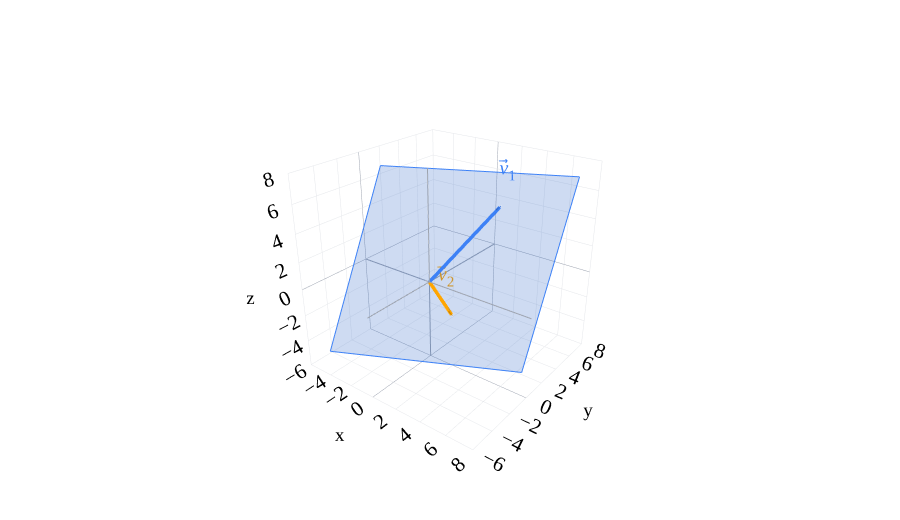

Source (notebook cell):
### Markdown cell above
---

## Planes as spans

To fill a plane through the origin, we need two nonzero vectors that are not scalar multiples of each other. We'll call these two vectors **independent**: neither direction can be obtained by scaling the other.

For example, let

$$\vec v_1=\begin{bmatrix}3\\4\\5\end{bmatrix},\qquad
\vec v_2=\begin{bmatrix}2\\0\\-2\end{bmatrix}.$$

These vectors are independent: every multiple of $\vec v_2$ has a second entry of $0$, while $\vec v_1$ has a second entry of $4$. So, there's no number we can multiply $\vec v_2$ by to get $\vec v_1$.

Notice that we're asking for less than we did in [Chapter 2.2](02-02.ipynb). Our vectors don't need to have length one, and they don't need to be perpendicular. We just need two independent directions in the plane.

### Code cell
fig=base3()
plane3(fig,(1,-2,1))
vec3(fig,(3,4,5),'<i>v</i>⃗<sub>1</sub>',BLUE)
vec3(fig,(2,0,-2),'<i>v</i>⃗<sub>2</sub>',ORANGE,offset=(-0.8,0.2,0.4))
fig.show()

### Figure 1 — Plotly figure (JSON) as saved in the notebook; plotly's stock layout.template omitted (floating-point values rounded to 4 significant figures)
{"data": [{"hoverinfo": "skip", "line": {"color": "#9ca3af", "dash": "solid", "width": 2}, "mode": "lines", "showlegend": false, "type": "scatter3d", "x": [-6.0, 8.0], "y": [-0.0, 0.0], "z": [-0.0, 0.0]}, {"hoverinfo": "skip", "line": {"color": "#9ca3af", "dash": "solid", "width": 2}, "mode": "lines", "showlegend": false, "type": "scatter3d", "x": [-0.0, 0.0], "y": [-6.0, 8.0], "z": [-0.0, 0.0]}, {"hoverinfo": "skip", "line": {"color": "#9ca3af", "dash": "solid", "width": 2}, "mode": "lines", "showlegend": false, "type": "scatter3d", "x": [-0.0, 0.0], "y": [-0.0, 0.0], "z": [-6.0, 8.0]}, {"colorscale": [[0, "#3d81f6"], [1, "#3d81f6"]], "hoverinfo": "skip", "opacity": 0.24, "showscale": false, "type": "surface", "x": [[-5.0, 7.0], [-5.0, 7.0]], "y": [[-5.0, 1.0], [1.0, 7.0]], "z": [[-5.0, -5.0], [7.0, 7.0]]}, {"hoverinfo": "skip", "line": {"color": "#3d81f6", "dash": "solid", "width": 2}, "mode": "lines", "showlegend": false, "type": "scatter3d", "x": [-5.0, 7.0], "y": [-5.0, 1.0], "z": [-5.0, -5.0]}, {"hoverinfo": "skip", "line": {"color": "#3d81f6", "dash": "solid", "width": 2}, "mode": "lines", "showlegend": false, "type": "scatter3d", "x": [7.0, 7.0], "y": [1.0, 7.0], "z": [-5.0, 7.0]}, {"hoverinfo": "skip", "line": {"color": "#3d81f6", "dash": "solid", "width": 2}, "mode": "lines", "showlegend": false, "type": "scatter3d", "x": [7.0, -5.0], "y": [7.0, 1.0], "z": [7.0, 7.0]}, {"hoverinfo": "skip", "line": {"color": "#3d81f6", "dash": "solid", "width": 2}, "mode": "lines", "showlegend": false, "type": "scatter3d", "x": [-5.0, -5.0], "y": [1.0, -5.0], "z": [7.0, -5.0]}, {"hoverinfo": "skip", "line": {"color": "#3d81f6", "dash": "solid", "width": 7}, "mode": "lines", "showlegend": false, "type": "scatter3d", "x": [0.0, 2.936], "y": [0.0, 3.915], "z": [0.0, 4.894]}, {"anchor": "tip", "colorscale": [[0, "#3d81f6"], [1, "#3d81f6"]], "hoverinfo": "skip", "showscale": false, "sizemode": "absolute", "sizeref": 0.45, "type": "cone", "u": [0.4243], "v": [0.5657], "w": [0.7071], "x": [3.0], "y": [4.0], "z": [5.0]}, {"hoverinfo": "skip", "mode": "text", "text": ["<i>v</i>⃗<sub>1</sub>"], "textfont": {"color": "#3d81f6", "family": "Palatino", "size": 20}, "type": "scatter3d", "x": [3.25], "y": [4.25], "z": [5.35]}, {"hoverinfo": "skip", "line": {"color": "orange", "dash": "solid", "width": 7}, "mode": "lines", "showlegend": false, "type": "scatter3d", "x": [0.0, 1.894], "y": [0.0, 0.0], "z": [0.0, -1.894]}, {"anchor": "tip", "colorscale": [[0, "orange"], [1, "orange"]], "hoverinfo": "skip", "showscale": false, "sizemode": "absolute", "sizeref": 0.45, "type": "cone", "u": [0.7071], "v": [0.0], "w": [-0.7071], "x": [2.0], "y": [0.0], "z": [-2.0]}, {"hoverinfo": "skip", "mode": "text", "text": ["<i>v</i>⃗<sub>2</sub>"], "textfont": {"color": "orange", "family": "Palatino", "size": 20}, "type": "scatter3d", "x": [1.2], "y": [0.2], "z": [-1.6]}], "layout": {"autosize": true, "colorway": ["#3d81f6", "orange", "#d81a60"], "font": {"color": "black", "family": "Palatino", "size": 16}, "height": 520, "margin": {"b": 0, "l": 0, "r": 0, "t": 15}, "paper_bgcolor": "white", "plot_bgcolor": "white", "scene": {"aspectmode": "cube", "bgcolor": "white", "camera": {"eye": {"x": 1.6, "y": -2.1, "z": 1.3}}, "xaxis": {"backgroundcolor": "white", "dtick": 2, "gridcolor": "#e5e7eb", "range": [-6, 8], "showbackground": true, "showspikes": false, "title": {"text": "x"}, "zerolinecolor": "#9ca3af"}, "yaxis": {"backgroundcolor": "white", "dtick": 2, "gridcolor": "#e5e7eb", "range": [-6, 8], "showbackground": true, "showspikes": false, "title": {"text": "y"}, "zerolinecolor": "#9ca3af"}, "zaxis": {"backgroundcolor": "white", "dtick": 2, "gridcolor": "#e5e7eb", "range": [-6, 8], "showbackground": true, "showspikes": false, "title": {"text": "z"}, "zerolinecolor": "#9ca3af"}}, "showlegend": false, "xaxis": {"gridcolor": "#e5e7eb", "zerolinecolor": "#9ca3af"}, "yaxis": {"gridcolor": "#e5e7eb", "zerolinecolor": "#9ca3af"}}}
